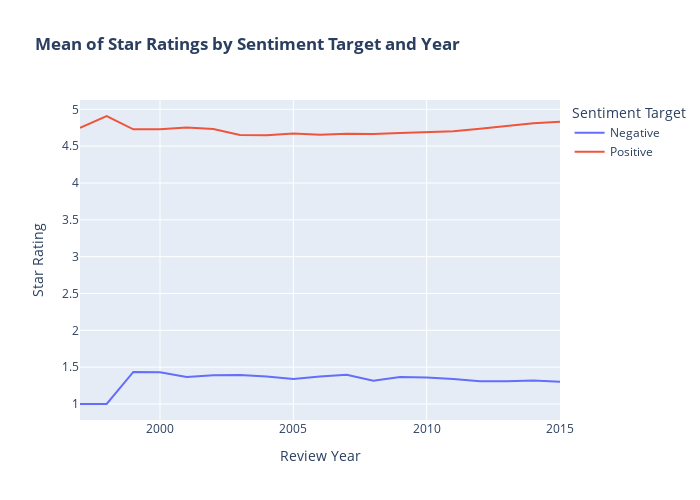

Notebook source saved alongside this figure:
### Markdown cell above
# Mean of Star Ratings by Sentiment Target and Year

### Code cell
date_target_star_mean = date_target_star_mean[
    ~date_target_star_mean['Sentiment_target'].str.contains('eu')
]
date_target_star_mean_fig = px.line(
    date_target_star_mean,
    x='review_date_pd',
    y='star_rating',
    color='Sentiment_target',
    labels = {
        'Sentiment_target': 'Sentiment Target',
        'star_rating':'Star Rating',
        'review_date_pd':"Review Year"
    },
    title = '<b>Mean of Star Ratings by Sentiment Target and Year</b>',
    width=700,
    height=500,
)

date_target_star_mean_fig.show()

### Figure 1 — Plotly figure (JSON) as saved in the notebook; plotly's stock layout.template omitted (floating-point values rounded to 4 significant figures)
{"data": [{"hovertemplate": "Sentiment Target=Negative<br>Review Year=%{x}<br>Star Rating=%{y}<extra></extra>", "legendgroup": "Negative", "line": {"color": "#636efa", "dash": "solid"}, "mode": "lines", "name": "Negative", "orientation": "v", "showlegend": true, "type": "scatter", "x": [1997, 1998, 1999, 2000, 2001, 2002, 2003, 2004, 2005, 2006, 2007, 2008, 2009, 2010, 2011, 2012, 2013, 2014, 2015], "xaxis": "x", "y": [1, 1, 1.435, 1.432, 1.368, 1.39, 1.394, 1.372, 1.339, 1.374, 1.396, 1.316, 1.367, 1.359, 1.339, 1.31, 1.309, 1.319, 1.302], "yaxis": "y"}, {"hovertemplate": "Sentiment Target=Positive<br>Review Year=%{x}<br>Star Rating=%{y}<extra></extra>", "legendgroup": "Positive", "line": {"color": "#EF553B", "dash": "solid"}, "mode": "lines", "name": "Positive", "orientation": "v", "showlegend": true, "type": "scatter", "x": [1997, 1998, 1999, 2000, 2001, 2002, 2003, 2004, 2005, 2006, 2007, 2008, 2009, 2010, 2011, 2012, 2013, 2014, 2015], "xaxis": "x", "y": [4.75, 4.909, 4.728, 4.729, 4.754, 4.731, 4.652, 4.649, 4.673, 4.653, 4.668, 4.665, 4.677, 4.688, 4.702, 4.738, 4.779, 4.81, 4.832], "yaxis": "y"}], "layout": {"height": 500, "legend": {"title": {"text": "Sentiment Target"}, "tracegroupgap": 0}, "title": {"text": "<b>Mean of Star Ratings by Sentiment Target and Year</b>"}, "width": 700, "xaxis": {"anchor": "y", "domain": [0, 1], "title": {"text": "Review Year"}}, "yaxis": {"anchor": "x", "domain": [0, 1], "title": {"text": "Star Rating"}}}}
